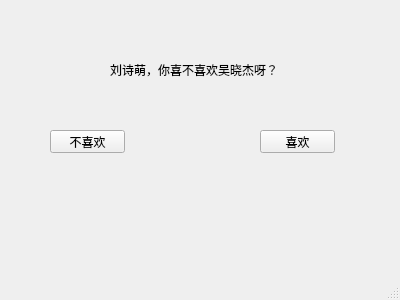
<?xml version="1.0" encoding="UTF-8"?>
<ui version="4.0">
 <class>MainWindow</class>
 <widget class="QMainWindow" name="MainWindow">
  <property name="geometry">
   <rect>
    <x>0</x>
    <y>0</y>
    <width>400</width>
    <height>300</height>
   </rect>
  </property>
  <property name="windowTitle">
   <string>MainWindow</string>
  </property>
  <widget class="QWidget" name="centralWidget">
   <widget class="QLabel" name="label">
    <property name="geometry">
     <rect>
      <x>110</x>
      <y>60</y>
      <width>171</width>
      <height>20</height>
     </rect>
    </property>
    <property name="text">
     <string>刘诗萌，你喜不喜欢吴晓杰呀？</string>
    </property>
   </widget>
   <widget class="MyButton" name="pushButton">
    <property name="geometry">
     <rect>
      <x>50</x>
      <y>130</y>
      <width>75</width>
      <height>23</height>
     </rect>
    </property>
    <property name="text">
     <string>不喜欢</string>
    </property>
   </widget>
   <widget class="QPushButton" name="pushButton_2">
    <property name="geometry">
     <rect>
      <x>260</x>
      <y>130</y>
      <width>75</width>
      <height>23</height>
     </rect>
    </property>
    <property name="text">
     <string>喜欢</string>
    </property>
   </widget>
  </widget>
  <widget class="QStatusBar" name="statusBar"/>
 </widget>
 <layoutdefault spacing="6" margin="11"/>
 <customwidgets>
  <customwidget>
   <class>MyButton</class>
   <extends>QPushButton</extends>
   <header location="global">mybutton.h</header>
  </customwidget>
 </customwidgets>
 <resources/>
 <connections/>
</ui>
